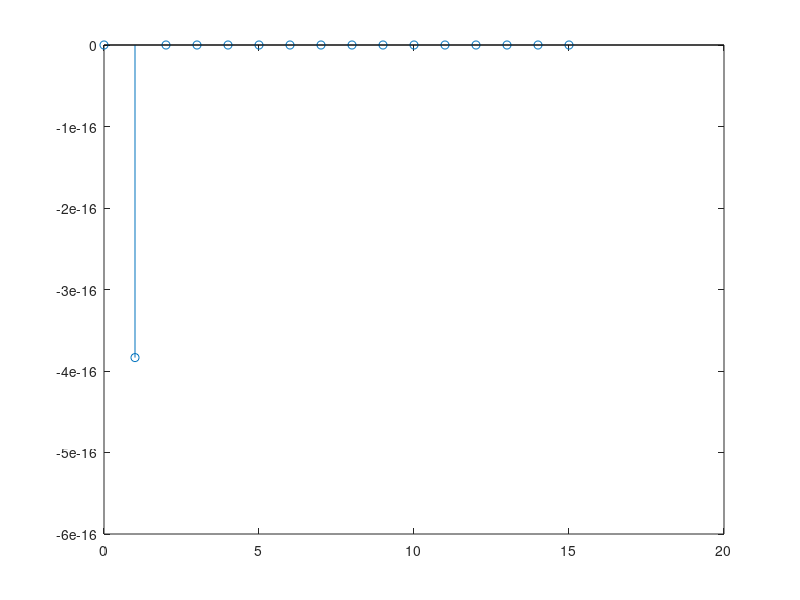

Reproduce this figure in MATLAB.
clear all;close all;clc

N = 16;

M = 4;

X = ones(1, N);

x = zeros(1, N);

n = 1;

    for k=0:1:N-1

        f = exp((1i.*2.*pi.*k.*n)/(N/M));
        
        aux = X(k+1).*f;

        x(n+1) = x(n+1) + ((1/N).*aux);
    
    end



stem(0:1:N-1, real(x))